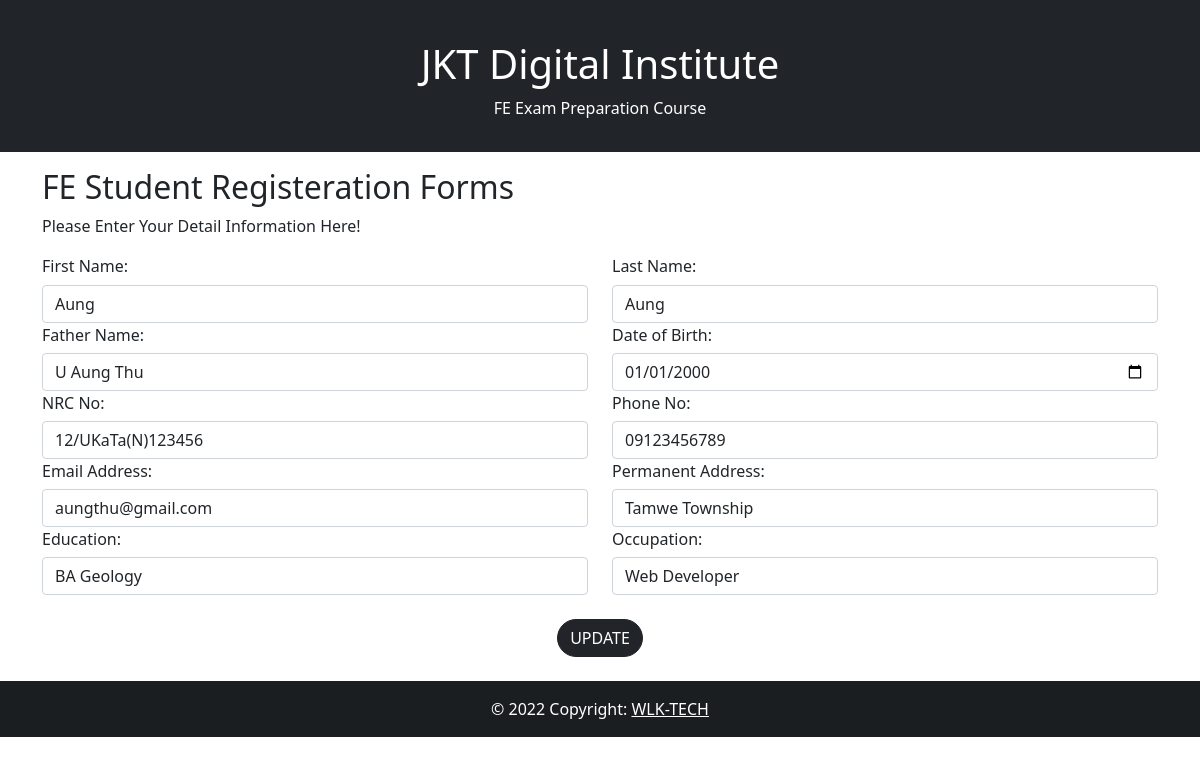
The app's page /list/update/3 with its own data.
### polls/models.py (models this page shows)
class Polls(models.Model):
  firstname = models.CharField(max_length=255)
  lastname = models.CharField(max_length=255)
  fathername = models.CharField(max_length=255)
  dateofbirth = models.CharField(max_length=255)
  nrcno = models.CharField(max_length=255)
  contactno = models.CharField(max_length=255)
  email = models.CharField(max_length=255)
  pAddress = models.CharField(max_length=255)
  edu = models.CharField(max_length=255)
  job = models.CharField(max_length=255)

### polls/views.py (the view)
# urls.py: path('list/update/<int:id>', views.update, name='update'),
def update(request, id):
  mypoll = Polls.objects.get(id=id)
  template = loader.get_template('update.html')
  context = {
    'mypoll': mypoll,
  }
  return HttpResponse(template.render(context, request))

### polls/templates/update.html (shortened to what this page needs)
<!DOCTYPE html>
<html lang="en">
<head>
    {% load static %}
      <link href="https://cdn.jsdelivr.net/npm/bootstrap@5.1.3/dist/css/bootstrap.min.css" rel="stylesheet">
      <link rel="stylesheet" type="text/css" href="{% static 'bootstrap.min.css' %}">
      <link rel="stylesheet" type="text/css" href="{% static 'bootstrap.bundle.min' %}">
</head>
<body>
{% block content %}
    <div class="container-fluid p-3 bg-dark text-white text-center">
        <h1>JKT Digital Institute</h1>
        <p>FE Exam Preparation Course</p>
      </div>
      <div class="container mt-3">
        <h2 class="">FE Student Registeration Forms</h2>
        <p>Please Enter Your Detail Information Here!</p>
        <form action="updaterecord/{{ mypoll.id }}" method="post">
          <div class="row">
            <div class="col">
              <label for=""><h6>First Name: </h6></label>
              <input type="text" class="form-control" placeholder="Enter First Name:" name="first" value="{{ mypoll.firstname }}">
            </div>
            <div class="col">
              <label for=""><h6>Last Name: </h6></label>
              <input type="text"  class="form-control" placeholder="Enter Last Name:" name="last1" value="{{ mypoll.lastname }}">
            </div>
          </div>
          <div class="row">
            <div class="col">
              <label for=""><h6>Father Name: </h6></label>
              <input type="text" class="form-control" placeholder="Enter Father Name:" name="father" value="{{ mypoll.fathername }}">
            </div>
            <div class="col">
              <label for=""><h6>Date of Birth: </h6></label>
              <input type="date" class="form-control" placeholder="Name" name="dob" value="{{ mypoll.dateofbirth }}">
            </div>
          </div>
          <div class="row">
            <div class="col">
              <label for=""><h6>NRC No: </h6></label>
              <input type="text" class="form-control" placeholder="Enter Your NRC No:" name="nrc" value="{{ mypoll.nrcno }}">
            </div>
            <div class="col">
              <label for=""><h6>Phone No: </h6></label>
              <input type="text" class="form-control" placeholder="Enter Your Phone Number: " name="contact" value="{{ mypoll.contactno }}">
            </div>
          </div>
          <div class="row">
            <div class="col">
              <label for=""><h6>Email Address: </h6></label>
              <input type="email" class="form-control" placeholder="Enter Your Email:" name="email" value="{{ mypoll.email }}">
            </div>
            <div class="col">
              <label for=""><h6>Permanent Address: </h6></label>
              <input type="text" class="form-control" placeholder="Enter Your Address:" name="address" value="{{ mypoll.pAddress }}">
            </div>
          </div>
          <div class="row">
            <div class="col">
              <label for=""><h6>Education: </h6></label>
              <input type="text" class="form-control" placeholder="Enter Your Education Level: " name="edu" value="{{ mypoll.edu }}">
            </div>
            <div class="col">
              <label for=""><h6>Occupation: </h6></label>
              <input type="text" class="form-control" placeholder="Enter Your Work: " name="job" value="{{ mypoll.job }}">
            </div>
          </div>
          <div class="row">
              <input class="btn btn-dark text-white mt-4 mb-4" type="submit" value="UPDATE">
          </div>
        </form>
      </div>
      <footer class="bg-dark text-center text-white">
        <div class="text-center p-3" style="background-color: rgba(0, 0, 0, 0.2);">
          © 2022 Copyright:
          <a class="text-white" href="https://wlktech.github.io/">WLK-TECH</a>
        </div>
      </footer>
{% endblock %}
</body>
</html>

### polls/templates/update.html (style rules this page uses)
.btn { width: auto; margin: auto; border-radius: 20px; }

### records on screen
Polls: first "Aung", last1 "Aung", father "U Aung Thu", dob "01/01/2000", nrc "12/UKaTa(N)123456", contact "09123456789", email "aungthu@gmail.com", address "Tamwe Township", edu "BA Geology", job "Web Developer"
